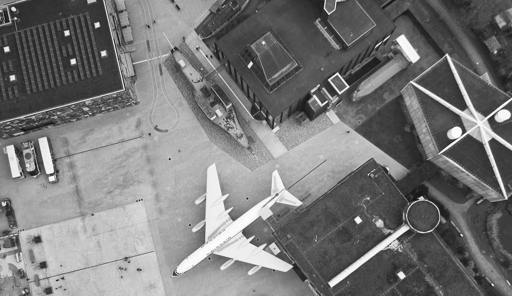
%> input picture MIAP_HW3/image2.png, 512 x 296 px
$ octave MIAP_CHW3_Q2.m   (GNU Octave 9; MATLAB toolbox functions it lacks are replaced by stand-ins)
%> lines starting %> are read from the running program, lines starting %| are printed output that depends on the picture
### MIAP_HW3/isodiff.m
% ANISODIFF - Isotropic diffusion.
%
% Usage:
%  diff = anisodiff(im, niter, kappa, lambda, option)
%
% Arguments:
%         im     - input image
%         niter  - number of iterations.
%         kappa  - conduction coefficient 20-100 ?
%         lambda - max value of .25 for stability
%         option - 1 Perona Malik diffusion equation No 1
%                  2 Perona Malik diffusion equation No 2
%
% Returns:
%         diff   - diffused image.
%
% kappa controls conduction as a function of gradient.  If kappa is low
% small intensity gradients are able to block conduction and hence diffusion
% across step edges.  A large value reduces the influence of intensity
% gradients on conduction.
%
% lambda controls speed of diffusion (you usually want it at a maximum of
% 0.25)
%
% Diffusion equation 1 favours high contrast edges over low contrast ones.
% Diffusion equation 2 favours wide regions over smaller ones.

% Reference:
% P. Perona and J. Malik.
% Scale-space and edge detection using ansotropic diffusion.
% IEEE Transactions on Pattern Analysis and Machine Intelligence,
% 12(7):629-639, July 1990.
%
% Peter Kovesi
% School of Computer Science & Software Engineering
% The University of Western Australia
% pk @ csse uwa edu au
% http://www.csse.uwa.edu.au
%
% June 2000  original version.
% March 2002 corrected diffusion eqn No 2.

function diff = isodiff(im,lambda,constant)

if ndims(im)==3
  error('Isodiff only operates on 2D grey-scale images');
end

im = double(im);
[rows,cols] = size(im);
diff = im;

% Construct diffl which is the same as diff but
% has an extra padding of zeros around it.
diffl = zeros(rows+2, cols+2);
diffl(2:rows+1, 2:cols+1) = diff;

% North, South, East and West differences
deltaN = diffl(1:rows,2:cols+1)   - diff;
deltaS = diffl(3:rows+2,2:cols+1) - diff;
deltaE = diffl(2:rows+1,3:cols+2) - diff;
deltaW = diffl(2:rows+1,1:cols)   - diff;

% Conduction
cN = constant;
cS = constant;
cE = constant;
cW = constant;

diff = diff + lambda*(cN.*deltaN + cS.*deltaS + cE.*deltaE + cW.*deltaW);

%  Uncomment the following to see a progression of images
%  subplot(ceil(sqrt(niterations)),ceil(sqrt(niterations)), i)
%  imagesc(diff), colormap(gray), axis image
end

### MIAP_HW3/anisodiff.m
% ANISODIFF - Anisotropic diffusion.
%
% Usage:
%  diff = anisodiff(im, niter, kappa, lambda, option)
%
% Arguments:
%         im     - input image
%         niter  - number of iterations.
%         kappa  - conduction coefficient 20-100 ?
%         lambda - max value of .25 for stability
%         option - 1 Perona Malik diffusion equation No 1
%                  2 Perona Malik diffusion equation No 2
%
% Returns:
%         diff   - diffused image.
%
% kappa controls conduction as a function of gradient.  If kappa is low
% small intensity gradients are able to block conduction and hence diffusion
% across step edges.  A large value reduces the influence of intensity
% gradients on conduction.
%
% lambda controls speed of diffusion (you usually want it at a maximum of
% 0.25)
%
% Diffusion equation 1 favours high contrast edges over low contrast ones.
% Diffusion equation 2 favours wide regions over smaller ones.

% Reference:
% P. Perona and J. Malik.
% Scale-space and edge detection using ansotropic diffusion.
% IEEE Transactions on Pattern Analysis and Machine Intelligence,
% 12(7):629-639, July 1990.
%
% Peter Kovesi
% School of Computer Science & Software Engineering
% The University of Western Australia
% pk @ csse uwa edu au
% http://www.csse.uwa.edu.au
%
% June 2000  original version.
% March 2002 corrected diffusion eqn No 2.

function diff = anisodiff(im, niter, kappa, lambda, option)

if ndims(im)==3
  error('Anisodiff only operates on 2D grey-scale images');
end

im = double(im);
[rows,cols] = size(im);
diff = im;

for i = 1:niter
%   fprintf('\rIteration %d',i);

  % Construct diffl which is the same as diff but
  % has an extra padding of zeros around it.
  diffl = zeros(rows+2, cols+2);
  diffl(2:rows+1, 2:cols+1) = diff;

  % North, South, East and West differences
  deltaN = diffl(1:rows,2:cols+1)   - diff;
  deltaS = diffl(3:rows+2,2:cols+1) - diff; deltaE = diffl(2:rows+1,3:cols+2) - diff;
  deltaW = diffl(2:rows+1,1:cols)   - diff;

  % Conduction
  if option == 1
    cN = exp(-(deltaN/kappa).^2);
    cS = exp(-(deltaS/kappa).^2);
    cE = exp(-(deltaE/kappa).^2);
    cW = exp(-(deltaW/kappa).^2);
  elseif option == 2
    cN = 1./(1 + (deltaN/kappa).^2);
    cS = 1./(1 + (deltaS/kappa).^2);
    cE = 1./(1 + (deltaE/kappa).^2);
    cW = 1./(1 + (deltaW/kappa).^2);
  end

  diff = diff + lambda*(cN.*deltaN + cS.*deltaS + cE.*deltaE + cW.*deltaW);

%  Uncomment the following to see a progression of images
%  subplot(ceil(sqrt(niterations)),ceil(sqrt(niterations)), i)
%  imagesc(diff), colormap(gray), axis image

end
%fprintf('\n');

### MIAP_HW3/MIAP_CHW3_Q2.m
close all;
clear;

% Loading image
img = im2double(imread('image2.png'));
%> img: size 296x512 double; min 0.0549, max 1, mean 0.472

% Adding noise
noisy = imnoise(img, 'gaussian', 0, 0.05);
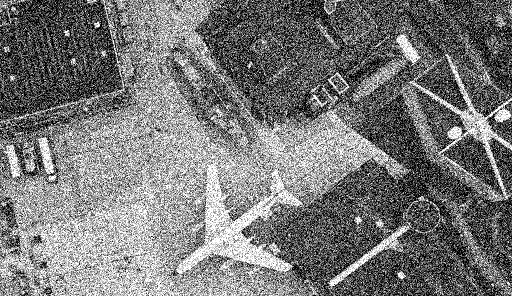
%> noisy: size 296x512 double; min 0, max 1, mean 0.473

% Denoising image with isodiff
denoised_iso = isodiff(noisy, 0.02, 10);
%> in isodiff, `deltaN = diffl(1:rows,2:cols+1)   - diff;`:
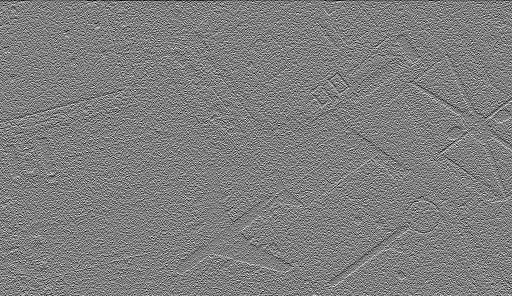
%> deltaN: size 296x512 double; min -1, max 1, mean -0.00177; drawn with min black and max white
%> in isodiff, `deltaS = diffl(3:rows+2,2:cols+1) - diff;`:
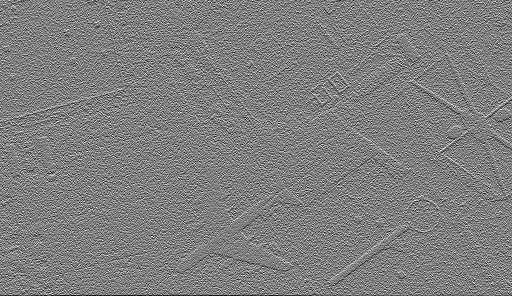
%> deltaS: size 296x512 double; min -1, max 1, mean -0.00131; drawn with min black and max white
%> in isodiff, `deltaE = diffl(2:rows+1,3:cols+2) - diff;`:
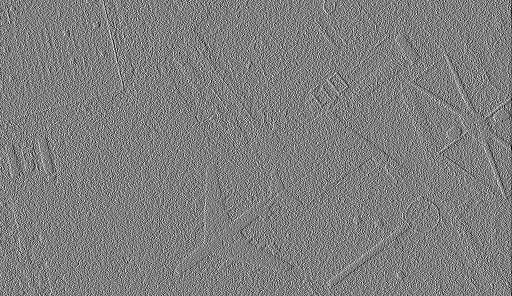
%> deltaE: size 296x512 double; min -1, max 1, mean -0.000826; drawn with min black and max white
%> in isodiff, `deltaW = diffl(2:rows+1,1:cols)   - diff;`:
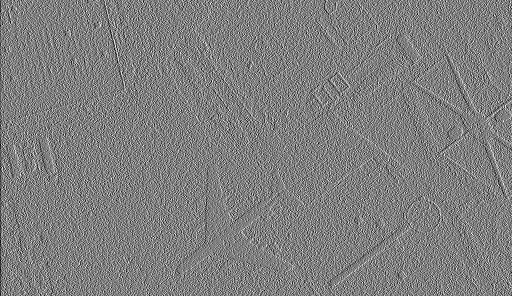
%> deltaW: size 296x512 double; min -1, max 1, mean -0.000623; drawn with min black and max white

% Denoising image with anisodiff
denoised_aniso = anisodiff(noisy, 40, 200, 0.02, 2);
%> after the loop in anisodiff, `for i = 1:niter`:
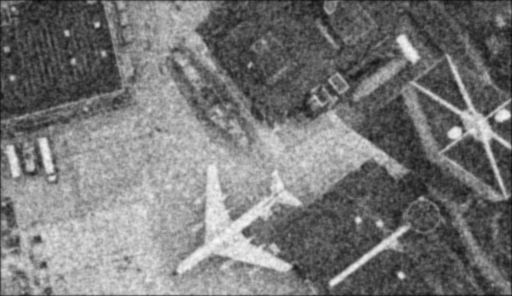
%> diff: size 296x512 double; min 0.0357, max 0.976, mean 0.47
%> after the loop in anisodiff, `for i = 1:niter`:
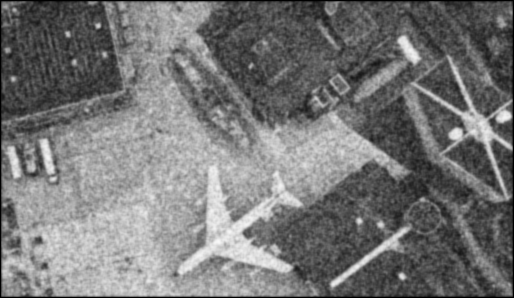
%> diffl: size 298x514 double; min 0, max 0.977, mean 0.465

% Plotting results
figure
subplot(2, 2, 1)
imshow(img)
title('original')
subplot(2, 2, 2)
imshow(noisy)
title('noisy')
subplot(2, 2, 3)
imshow(denoised_iso)
title('denoised iso')
subplot(2, 2, 4)
imshow(denoised_aniso)
title('denoised aniso')
saveas(gcf, 'q2.png')

% Calculating meaures
%> (the run ends here)

$ run again, with MIAP_HW3/best niqe.png copied over MIAP_HW3/image2.png
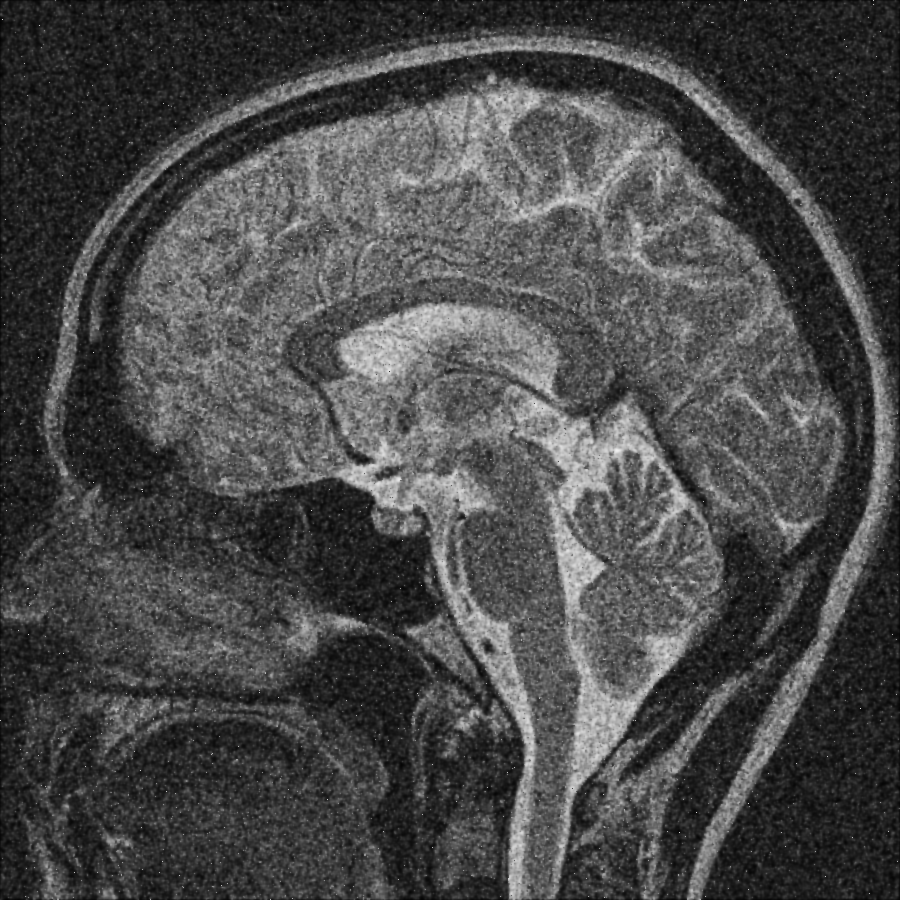
%> input picture MIAP_HW3/best niqe.png, 900 x 900 px
%> in isodiff, `diffl(2:rows+1, 2:cols+1) = diff;`:
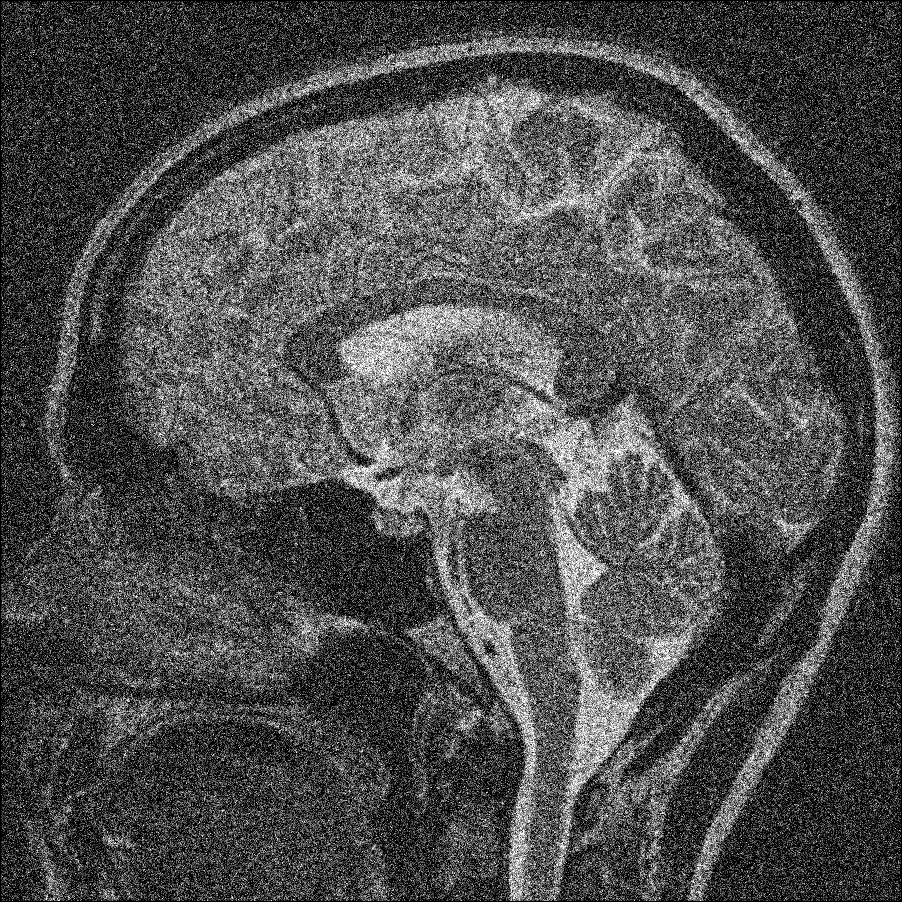
%> diffl: size 902x902 double; min 0, max 1, mean 0.304
%> in isodiff, `deltaN = diffl(1:rows,2:cols+1)   - diff;`:
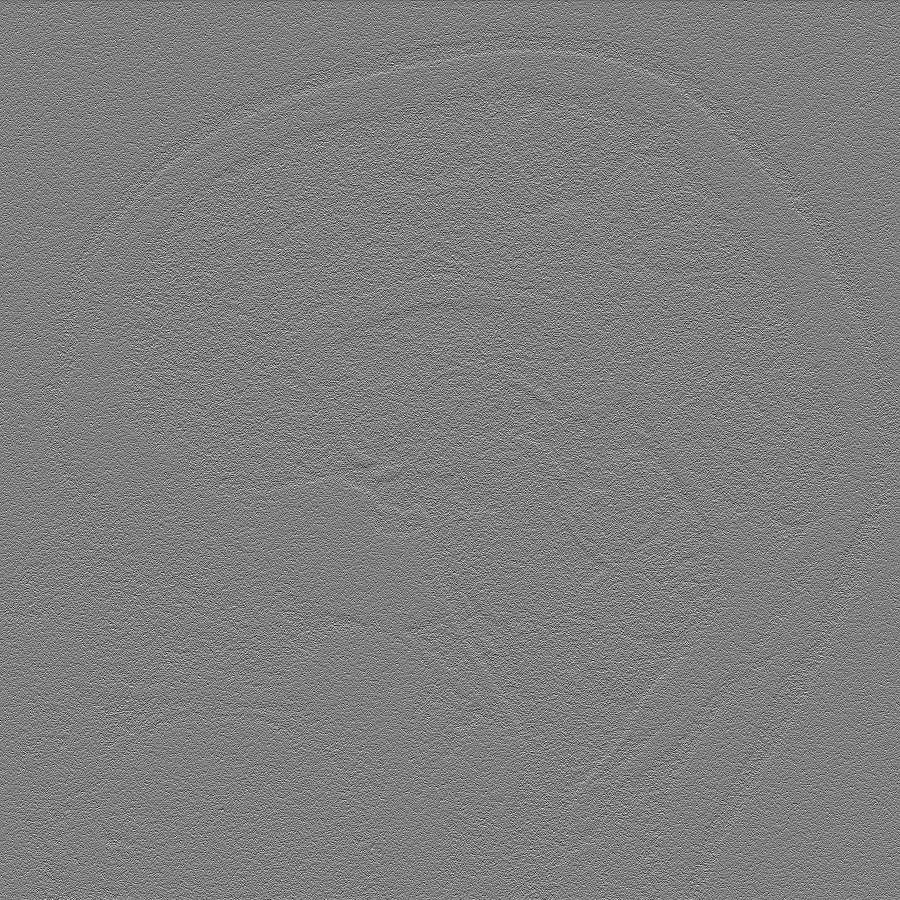
%> deltaN: size 900x900 double; min -1, max 1, mean -0.000207; drawn with min black and max white
